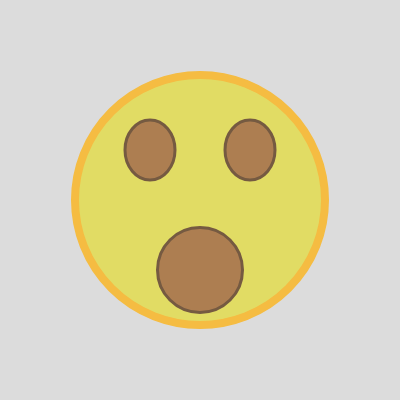
Frame 1 (no input)
Frame 2 (the mouse pressed at the canvas centre, redrawn once): identical to frame 1, image omitted

The p5.js sketch that drew this single still picture (run headless with seeded random() and noise() and a simulated clock; the mouse was pressed at the canvas centre and the sketch redrawn once):

// p5.js sketch
// ── sketch.js
function setup() {
  // create a canvas
  createCanvas(400, 400);

  // disable animation
  noLoop();
}

function draw() {
  background(220);

  rectMode(CENTER);

//main emoji circle
  fill(225,220,100);
  stroke("#f5bc42");
  strokeWeight(8);
  circle(200,200,250);
//mouth
  fill("#ad7e51");
  stroke("#755a41");
  strokeWeight (3);
  circle(200,270, 85, 85);
//left eye
  fill("#ad7e51");
  stroke("#755a41");
  strokeWeight (3);
  ellipse(150,150, 50, 60);
//right eye
  fill("#ad7e51");
  stroke("#755a41");
  strokeWeight (3);
  ellipse(250,150, 50, 60);


}
